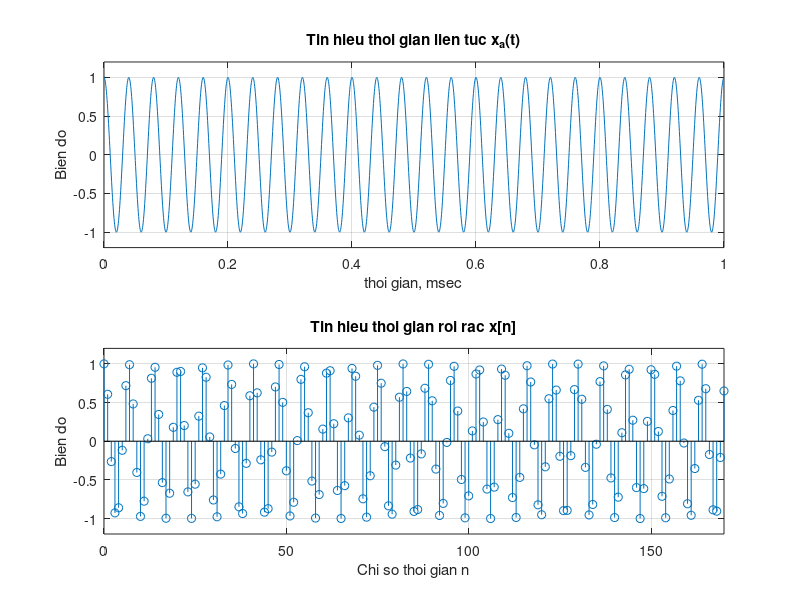

MATLAB code for this plot:
clc;
clf;
t = 0:0.00049:1;
f=25;
xa = cos(2* pi*f*t);
subplot(2,1,1)
plot(t,xa);
grid
xlabel('thoi gian, msec');
ylabel('Bien do'); 
title('Tin hieu thoi gian lien tuc x_{a}(t)'); 
axis([0 1 -1.2 1.2])
subplot(2,1,2);
T=0.00585;
n= 0:T:1;
xs = cos(2*pi*f*n);
k=0:length(n)-1;
stem(k,xs);grid;
xlabel('Chi so thoi gian n'); ylabel('Bien do');
title('Tin hieu thoi gian roi rac x[n]'); 
axis([0 (length(n)-1) -1.2 1.2])